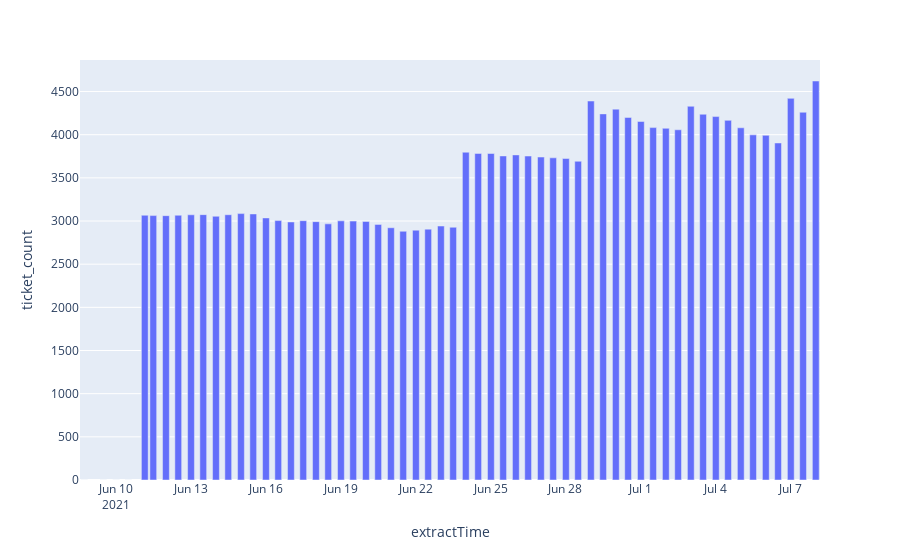

The notebook cell saved with this chart:
### Code cell
px.bar(gm1, x = "extractTime", y = "ticket_count")
